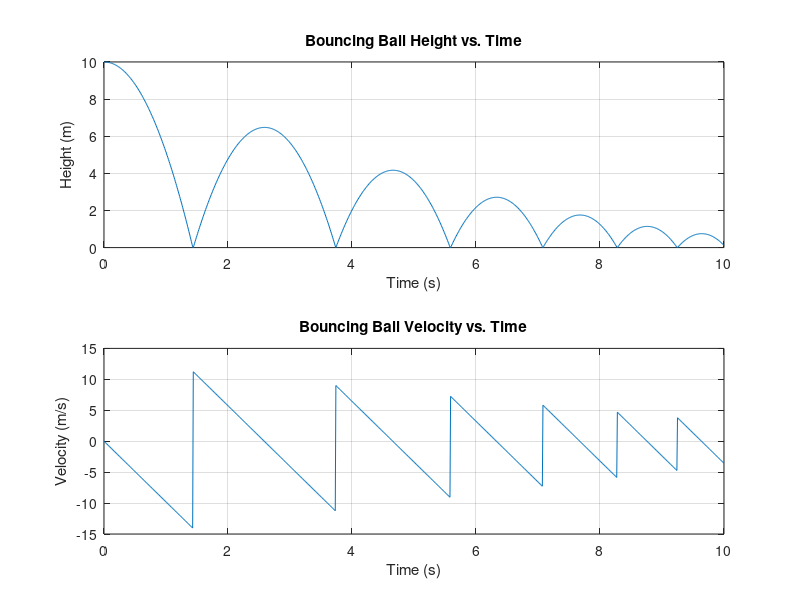

MATLAB code to generate this figure:
% Bouncing Ball Simulation

% Parameters
g = 9.81;        % Acceleration due to gravity (m/s^2)
e = 0.8;        % Coefficient of restitution
y0 = 10;        % Initial height (m)
v0 = 0;         % Initial velocity (m/s)
dt = 0.01;      % Time step (s)
t_max = 10;     % Total simulation time (s)

% Initialize variables
t = 0:dt:t_max;          % Time vector
y = zeros(size(t));      % Position vector
v = zeros(size(t));      % Velocity vector
y(1) = y0;               % Set initial height
v(1) = v0;               % Set initial velocity

% Simulation loop
for i = 1:length(t)-1
    % Update velocity and position
    v(i+1) = v(i) - g * dt;  % Update velocity under gravity
    y(i+1) = y(i) + v(i) * dt;  % Update position
    
    % Check for collision with the ground
    if y(i+1) < 0
        y(i+1) = 0;                     % Reset position to ground level
        v(i+1) = -e * v(i);              % Apply coefficient of restitution
    end
end

% Plot results
figure;
subplot(2,1,1);
plot(t, y);
xlabel('Time (s)');
ylabel('Height (m)');
title('Bouncing Ball Height vs. Time');
grid on;

subplot(2,1,2);
plot(t, v);
xlabel('Time (s)');
ylabel('Velocity (m/s)');
title('Bouncing Ball Velocity vs. Time');
grid on;
